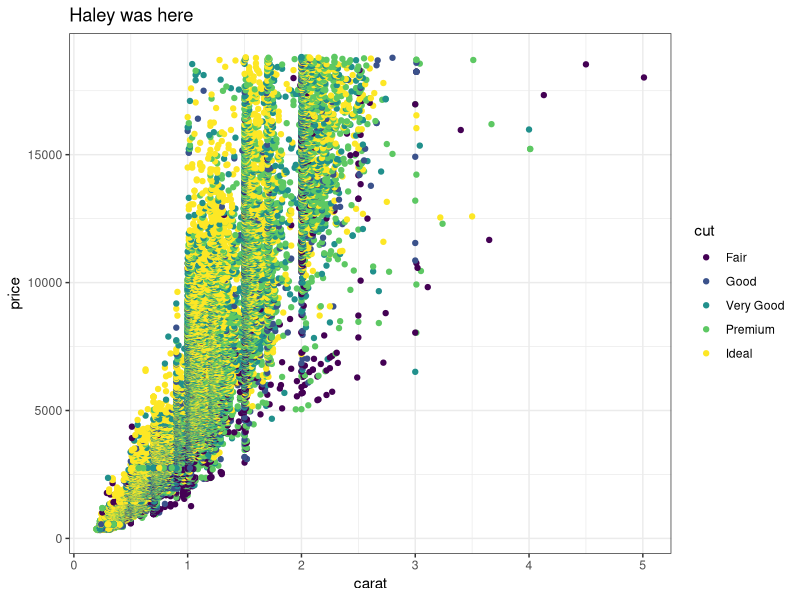
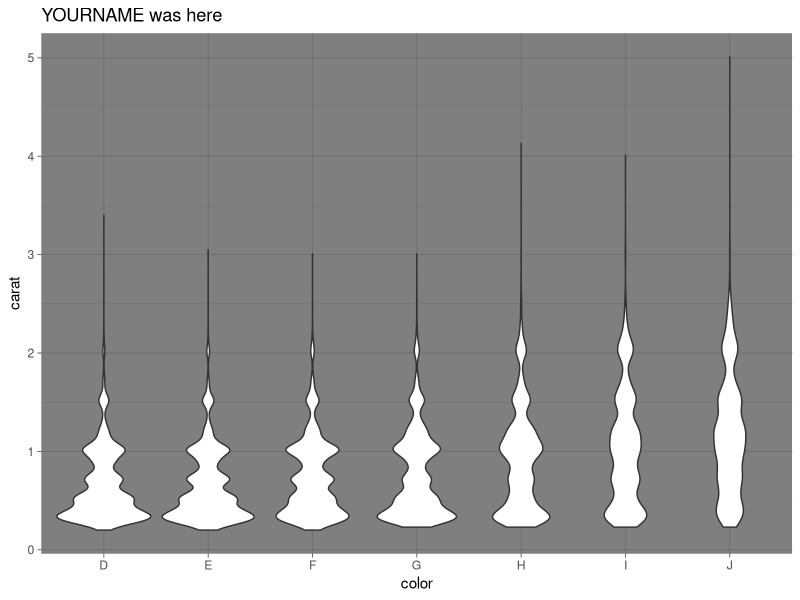
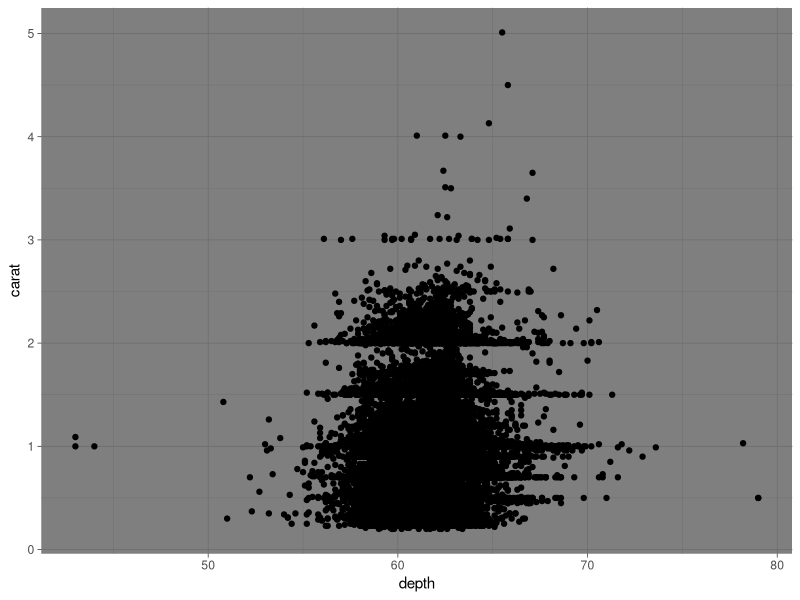
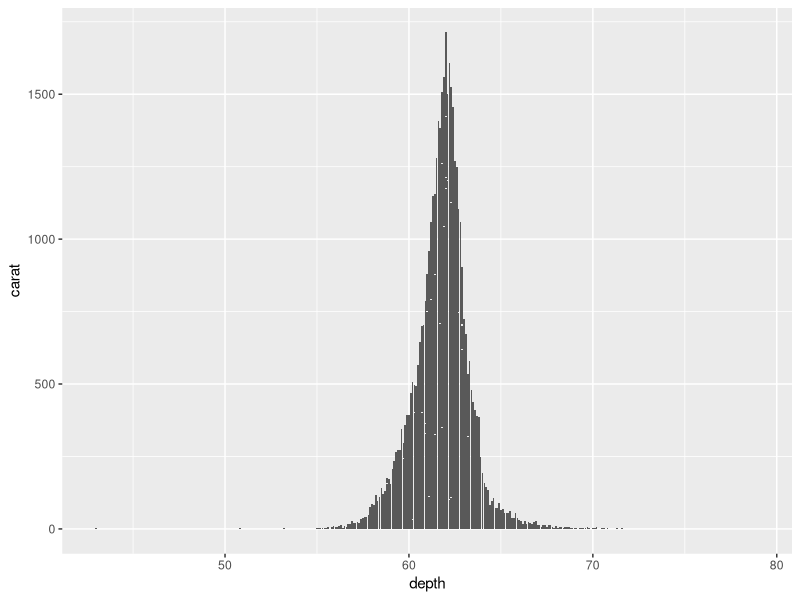

R code for these plots, in order:
## ---- chunk 1
knitr::opts_chunk$set(echo = TRUE)
library(tidyverse)
## ---- chunk 2
# Partner 1: 
# Run the code below to see the original graph
# Change the code below to make the point color change based on 'cut', and update the theme to theme_bw(). Update the title to include your first name. 

ggplot(data = diamonds, aes(x = carat, y = price, color = cut)) +
  geom_point() +
  theme_bw() +
  labs(title = "Haley was here")
## ---- chunk 3
# Partner 2: 
# Run the code below to see the original graph
# Change the code below to make the geom a geom_jitter, and update the theme to theme_light. Update the title to include your first name. 

ggplot(data = diamonds, aes(x = color, y = carat)) +
  geom_violin() +
  theme_dark() +
  labs(title = "YOURNAME was here")
## ---- chunk 4
ggplot(data = diamonds, aes(x = depth, y = carat)) +
  geom_point() +
  theme_dark()
## ---- chunk 5
ggplot(data = diamonds, aes(x = depth, y = carat)) +
  geom_col() +
  facet_grid() +
  theme_get()
